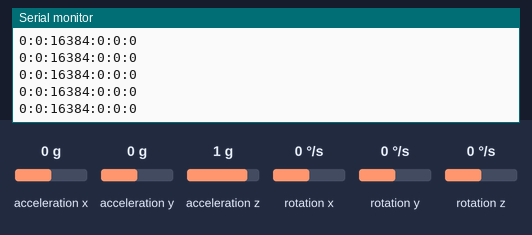
Bench run of a sketch on a simulated Arduino Uno, built with avr-gcc and run on an emulated ATmega328P. On the bench: the last lines printed to the serial monitor. Inputs (shaded band) come from the test bench; at power-on: acceleration z 1 g, acceleration x 0 g, acceleration y 0 g, rotation x 0 °/s, rotation y 0 °/s, rotation z 0 °/s.

Above: at 1.2 s.
1.3 s: acceleration z set to -1.4 g
At 1.8 s:
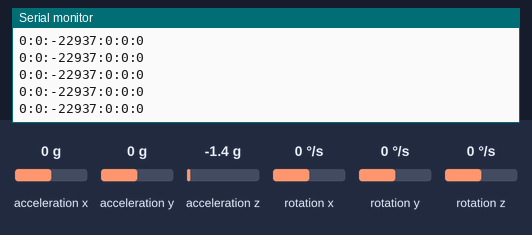
4.3 s: acceleration x set to -1.4 g
At 5.3 s:
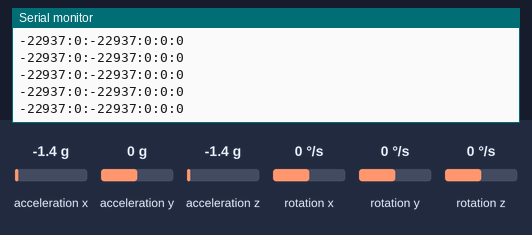
7.3 s: acceleration y set to -1.4 g
At 8.1 s:
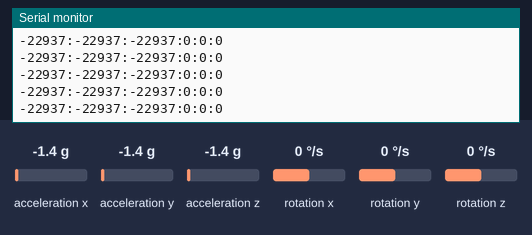
8.8 s: acceleration y set to 0.8 g
At 9.6 s:
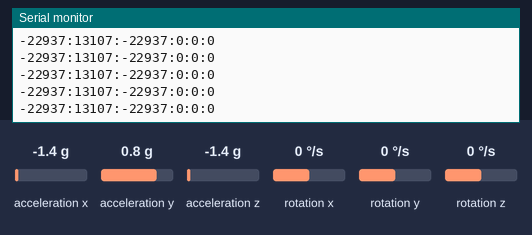
11.8 s: rotation x set to -192 °/s
Timing chart, 0 to 12.1 s (numbered marks = the images above; inputs shaded):
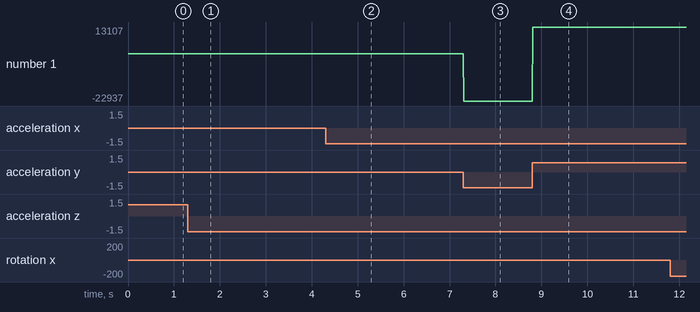

Measured:
- after the input at 1.3 s, the serial monitor: prints a new line at once (image 1)
- after the input at 4.3 s, the serial monitor: prints a new line at once (image 2)
- after the input at 7.3 s, the serial monitor: prints a new line at once (image 3)
- after the input at 8.8 s, the serial monitor: prints a new line at once (image 4)
- plotted number 1: -22937 → 13107 after the input at 8.8 s

The sketch:

ArduinoTx.ino
```cpp
/*============================================================================
 *    FileName: arduino-raw-tx.ino
 *        Desc: Arduino with GY-521 transmitter
 *      Author: KuoE0
 *       Email: kuoe0.tw@gmail.com
 *    HomePage: http://kuoe0.tw/
 *============================================================================*/

#include <I2Cdev.h>
#include <MPU6050.h>
#include <Timer.h>

#if I2CDEV_IMPLEMENTATION == I2CDEV_ARDUINO_WIRE
#include "Wire.h"
#endif

MPU6050 imu;

int ax, ay, az, gx, gy, gz;
Timer tcb;

void setup() {
	Serial.begin(115200);

	// join I2C bus (I2Cdev library doesn't do this automatically)
#if I2CDEV_IMPLEMENTATION == I2CDEV_ARDUINO_WIRE
	Wire.begin();
#elif I2CDEV_IMPLEMENTATION == I2CDEV_BUILTIN_FASTWIRE
	Fastwire::setup(400, true);
#endif

	imu.initialize();
	Serial.println("Initialize MPU6050...");
	if (!imu.testConnection()) {
		Serial.println("Initialize MPU6050 failed...");
		delay(1000);
	}
	imu.setRate(3); // 1kHz / (1 + 3) = 250 Hz
	tcb.every(4, updateSample);
}

void loop() {
	tcb.update();
}

void updateSample() {
	imu.getMotion6(&ax, &ay, &az, &gx, &gy, &gz);

	Serial.print(ax);
	Serial.print(":");
	Serial.print(ay);
	Serial.print(":");
	Serial.print(az);
	Serial.print(":");
	Serial.print(gx);
	Serial.print(":");
	Serial.print(gy);
	Serial.print(":");
	Serial.println(gz);
}
```
